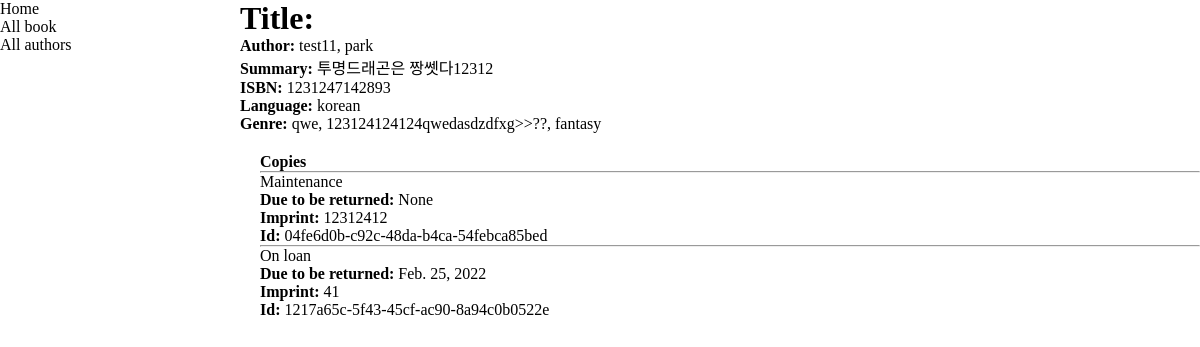
The app's page /catalog/book/1, older data.
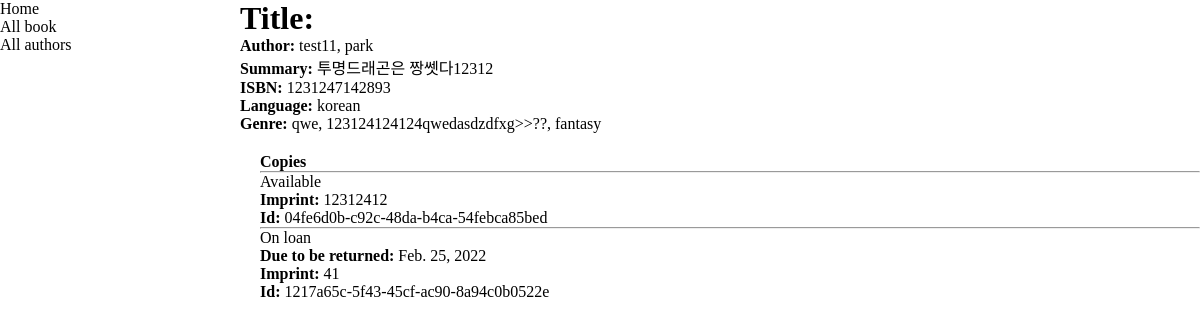
The same page, newer data.
### catalog/models.py (models this page shows, shortened)
class BookInstance(models.Model):
    id = models.UUIDField(
        primary_key=True,
        default=uuid.uuid4,
        help_text="Unique ID for this particular book across whole library",
    )
    book = models.ForeignKey("Book", on_delete=models.SET_NULL, null=True)
    imprint = models.CharField(max_length=200)
    due_back = models.DateField(null=True, blank=True)
    LOAN_STATUS = (
        ("m", "Maintenance"),
        ("o", "On loan"),
        ("a", "Available"),
        ("r", "Reserved"),
    )
    status = models.CharField(
        max_length=1,
        choices=LOAN_STATUS,
        blank=True,
        default="m",
        help_text="Book availability",
    )
    class Meta:
        ordering = ["due_back"]

### catalog/views.py (the view)
# urls.py: path("book/<int:pk>", views.BookDetailView.as_view(), name="book-detail"),
class BookDetailView(generic.DetailView):
    model = Book

### catalog/models.py (called while the page is built)
    def __str__(self):
        return self.name

    def __str__(self):
        return self.name

    def __str__(self):
        return f"{self.last_name}, {self.first_name}"

### catalog/templates/catalog/book_detail.html (shortened to what this page needs)
{% extends "base_generic.html" %}
{% block content %}
  <h1>Title: {{ author.title }}</h1>
  <p><strong>Author:</strong> <a href="">{{ book.author }}</a></p>
  <p><strong>Summary:</strong> {{ book.summary }}</p>
  <p><strong>ISBN:</strong> {{ book.isbn }}</p>
  <p><strong>Language:</strong> {{ book.language }}</p>
  <p><strong>Genre:</strong> {% for genre in book.genre.all %} {{ genre }}{% if not forloop.last %}, {% endif %}{% endfor %}</p>
  <div style="margin-left:20px;margin-top:20px">
    <h4>Copies</h4>
    {% for copy in book.bookinstance_set.all %}
      <hr>
      <p>{{ copy.get_status_display }}</p>
      {% if copy.status != 'a' %}
        <p><strong>Due to be returned:</strong> {{copy.due_back}}</p>
      {% endif %}
      <p><strong>Imprint:</strong> {{copy.imprint}}</p>
      <p class="text-muted"><strong>Id:</strong> {{copy.id}}</p>
    {% endfor %}
  </div>
{% endblock %}

Row changes from the older to the newer data that the page shows:
changed BookInstance "04fe6d0b-c92c-48da-b4ca-54febca85bed": status "Maintenance" → "Available"; due_back "None" → (not shown)
